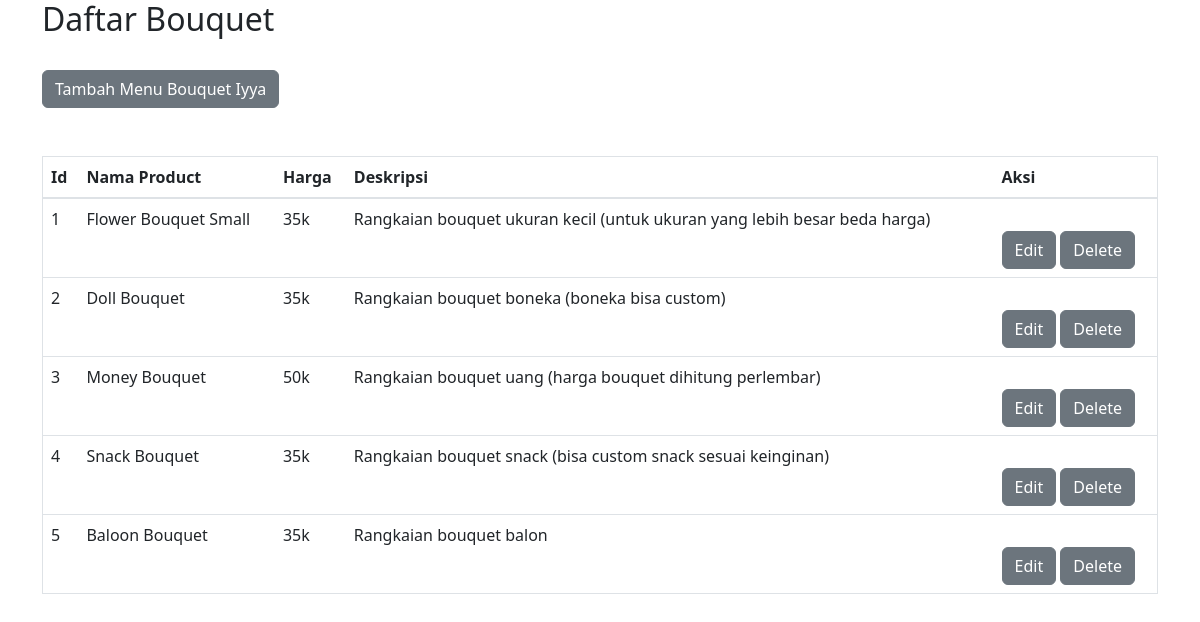
The page / on the database its author committed.
### tables this page shows
CREATE TABLE `bouquet_iyya` (
  `id` int(20) NOT NULL,
  `nama` varchar(255) NOT NULL,
  `harga` varchar(20) NOT NULL,
  `deskripsi` text DEFAULT NULL
);

### admin_bouquet.php (the view, shortened to what this page needs)
<?php
include "koneksi.php";
$sql = "SELECT * FROM bouquet_iyya";
$result = $koneksi->query($sql);
?>
<!DOCTYPE html>
<html>
<head>
</head>
<body>
    <div class="container">
        <h2>Daftar Bouquet</h2>
         <a href="tambah_menu.php" class="btn btn-secondary mt-4">Tambah Menu Bouquet Iyya</a>
                <link rel="stylesheet" type="text/css" href="assets/css/bootstrap.min.css">
                <link href="https://cdn.jsdelivr.net/npm/bootstrap@5.3.0-alpha3/dist/css/bootstrap.min.css" rel="stylesheet">
                <div class="container">
                <div class="col-md-12 row justify-content-center">
                <div class="col-md-8 mt-4">
            </div>
        </div>
     </div>
    <table class="table" border="1">
    <thead>
        <tr>
        <th>Id</th>
        <th>Nama Product</th>
        <th>Harga</th></th>
        <th>Deskripsi</th>
        <th>Aksi</th>
    </tr>
    </thead>
    <tbody>
        <?php
            if ($result->num_rows > 0) {
                while ($row = $result->fetch_assoc()) {
        ?>
                    <tr>
                    <td><?php echo $row['id']; ?></td>
                    <td><?php echo $row['nama']; ?></td>
                    <td><?php echo $row['harga']; ?></td>
                    <td><?php echo $row['deskripsi']; ?></td>
                    <td><a href="update.php?id=<?php echo $row['id']; ?>"class="btn btn-secondary mt-4">Edit</a>&nbsp;<a href="delete.php?id=<?php echo $row['id']; ?>"class="btn btn-secondary mt-4">Delete</a></td>
                    </tr>
        <?php
                }
            }
        ?>
    </tbody>
</table>
</div>
</body>
</html>

### index.php (shortened to what this page needs)
<!DOCTYPE html>
<html>
<head>
</head>
<body>
 <?php include('admin_bouquet.php'); ?>
</body>
</html>

### rows shown on the page
bouquet_iyya: id "1", nama "Flower Bouquet Small", harga "35k", deskripsi "Rangkaian bouquet ukuran kecil (untuk ukuran yang lebih besar beda harga)"
bouquet_iyya: id "2", nama "Doll Bouquet", harga "35k", deskripsi "Rangkaian bouquet boneka (boneka bisa custom)"
bouquet_iyya: id "3", nama "Money Bouquet", harga "50k", deskripsi "Rangkaian bouquet uang (harga bouquet dihitung perlembar)"
bouquet_iyya: id "4", nama "Snack Bouquet", harga "35k", deskripsi "Rangkaian bouquet snack (bisa custom snack sesuai keinginan)"
bouquet_iyya: id "5", nama "Baloon Bouquet", harga "35k", deskripsi "Rangkaian bouquet balon"
